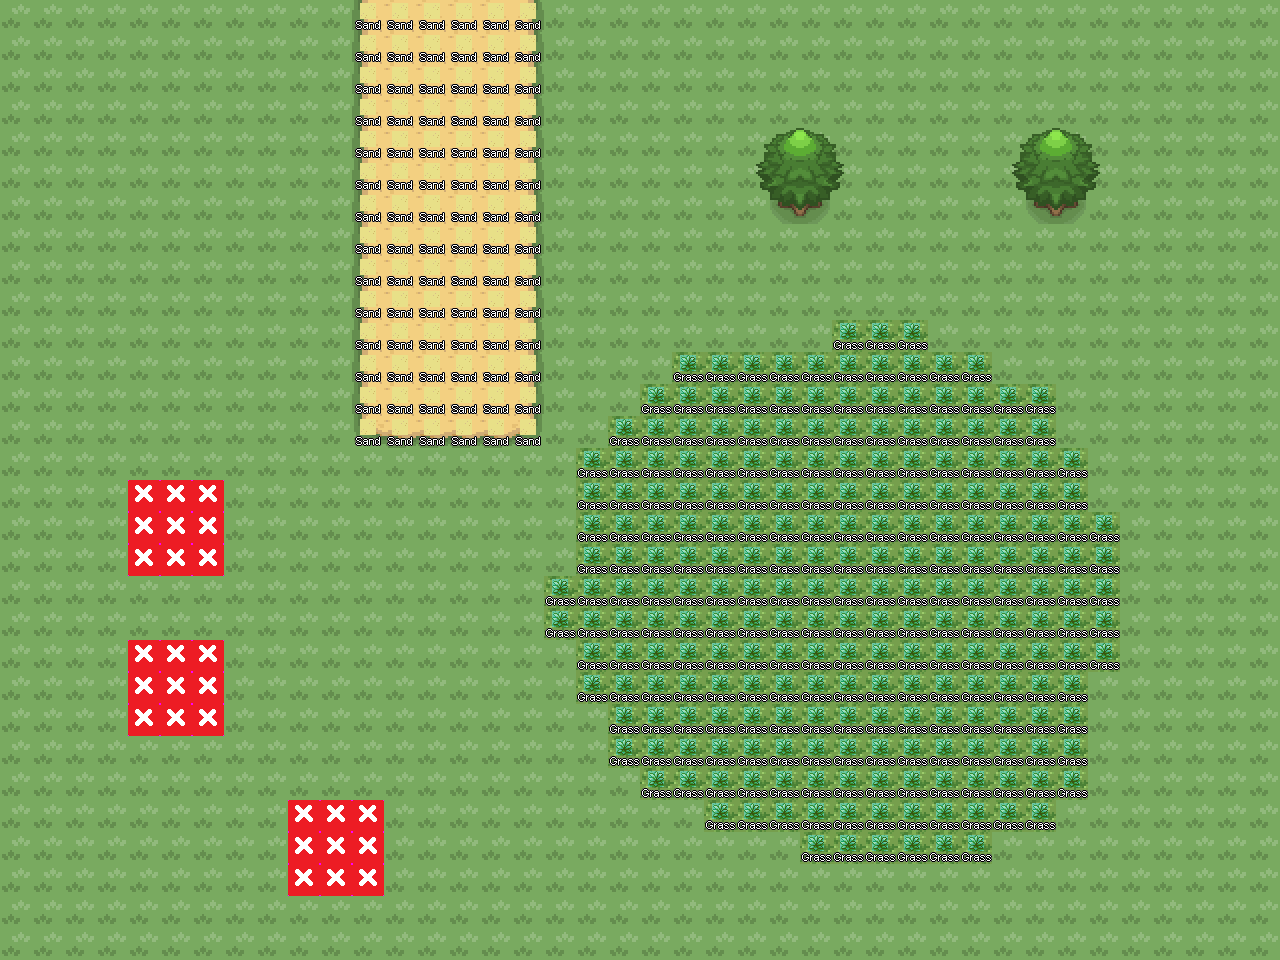

The image is a tile-based game level rendered from a .tmx file. Its description and source (layers, tilesets, objects; grid data summarised) follow:
An orthogonal 40x30 tile map with 32x32 px tiles, 7 tile layers (ground1, grounddeco1, above2, above3, ...), 3 tilesets.

<map version="1.10" tiledversion="1.11.2" orientation="orthogonal" renderorder="left-up" width="40" height="30" tilewidth="32" tileheight="32" infinite="0" nextlayerid="12" nextobjectid="1">
 <tileset firstgid="1" source="../Tilesets/00Home.tsx" />
 <tileset firstgid="4257" source="../Tilesets/passages.tsx" />
 <tileset firstgid="4401" source="../Tilesets/systemtags.tsx" />
 <layer id="1" name="ground1" width="40" height="30">
  <data>[1200 cells, 1200 non-empty, 8 distinct tile ids]</data>
 </layer>
 <layer id="2" name="grounddeco1" width="40" height="30">
  <data>[1200 cells, 8 non-empty, 4 distinct tile ids]</data>
 </layer>
 <group id="3" name="z = 0" />
 <layer id="10" name="above2" width="40" height="30">
  <data>[1200 cells, 35 non-empty, 13 distinct tile ids]</data>
 </layer>
 <group id="4" name="z = 1" />
 <layer id="11" name="above3" width="40" height="30">
  <data>[1200 cells, 8 non-empty, 4 distinct tile ids]</data>
 </layer>
 <group id="6" name="z = 2" />
 <layer id="5" name="passages" width="40" height="30">
  <data>[1200 cells, 27 non-empty, 1 distinct tile ids]</data>
 </layer>
 <layer id="8" name="terrain_tags" width="40" height="30">
  <data>[1200 cells, 0 non-empty, 0 distinct tile ids]</data>
 </layer>
 <layer id="9" name="systemtags" width="40" height="30">
  <data>[1200 cells, 320 non-empty, 2 distinct tile ids]</data>
 </layer>
 <group id="7" name="infos" />
</map>
